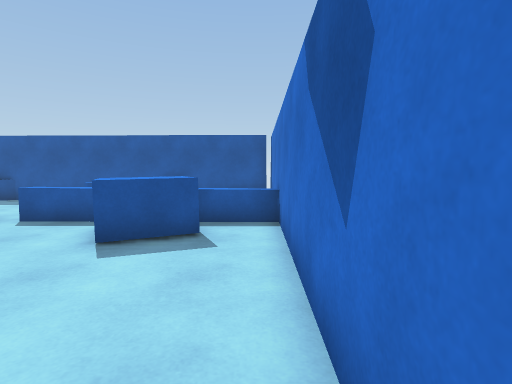
View 1 (above)

13 first-person views from a walk through a scene from a Unity 3-D project. The camera is 1.3 m above the floor, tilts 4° down and sees 80° across. The floor is counted in squares, 1 m on a side. Each view is taken from the middle of a square. On the plan, view 1 faces up. The plan holds only what a view shows up to about 14 squares ahead; the rest is blank. The place goes on beyond the plan. The player character is not drawn. Surface patterns are stand-ins for the level's own textures.

View 2
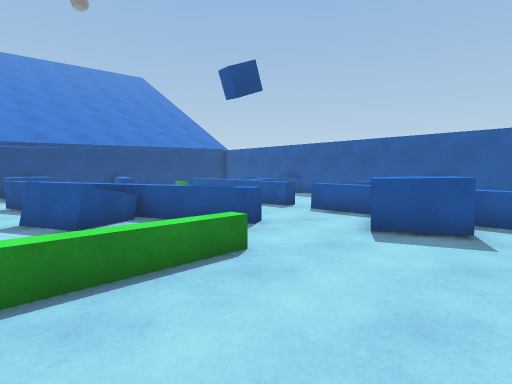

View 3
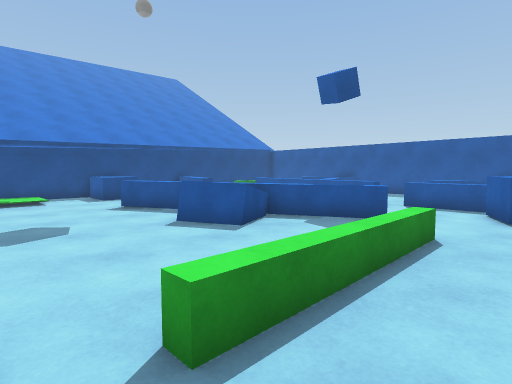

View 4
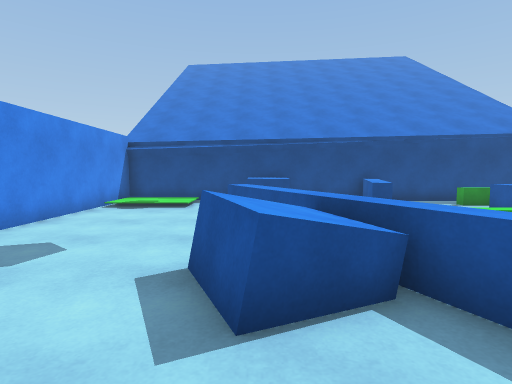

View 5
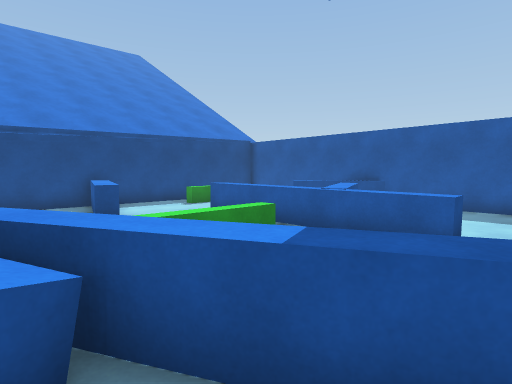

View 6
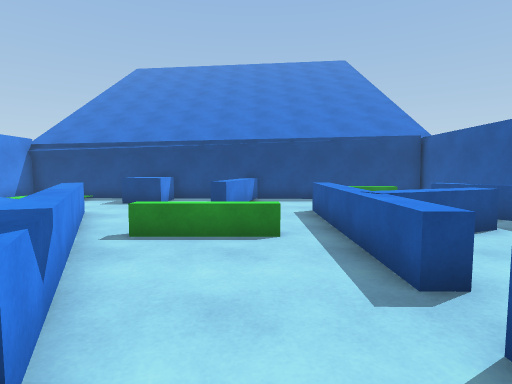

View 7
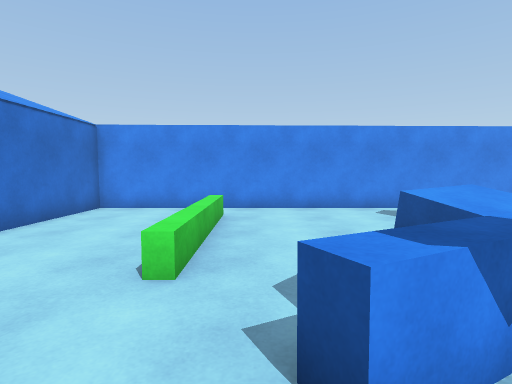

View 8
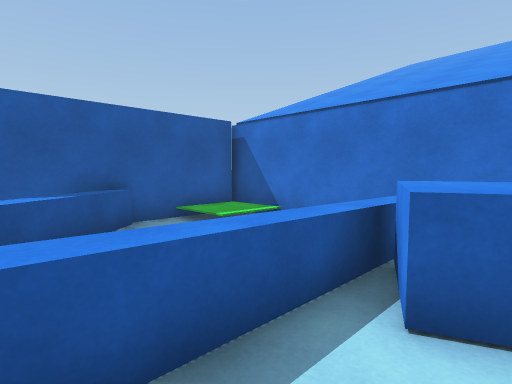

View 9
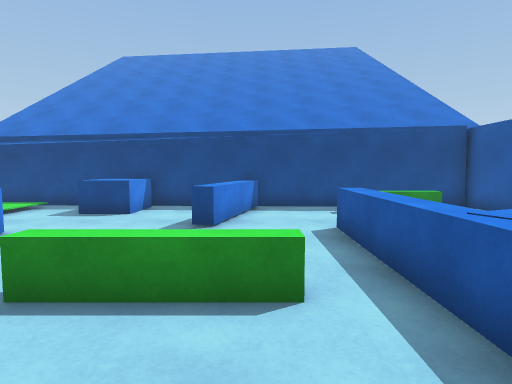

View 10
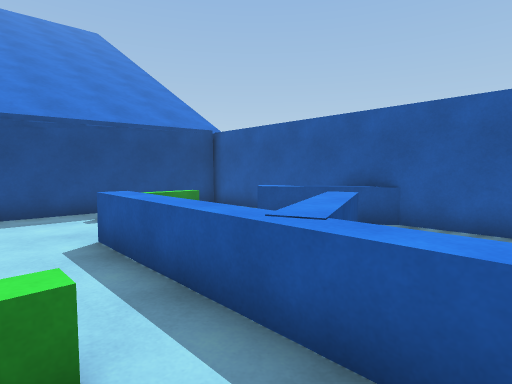

View 11
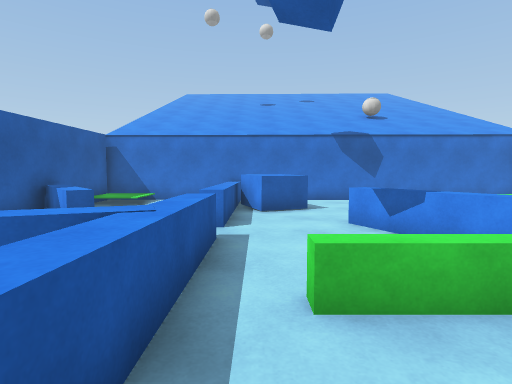

View 12
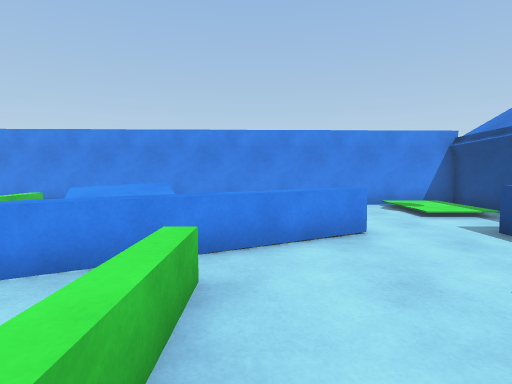

View 13
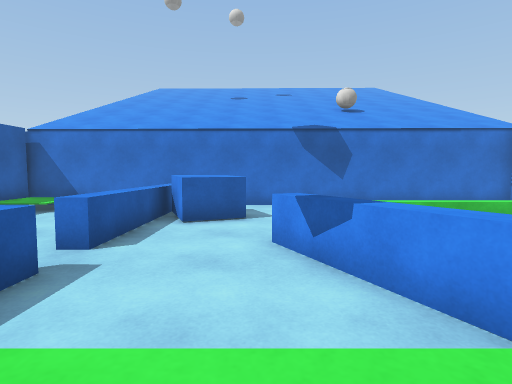

### Floor plan
Key: @ floor where view 1 was taken; # wall or solid block; . main floor; : floor 0.25 m higher than the main floor; / step, stairs or slope; = window, fence, low wall or low ledge; ^ raised ledge; B blue block; O other object.
Columns run from 19 left of view 1 to 1 right of it. Each row starts with its distance up from view 1.
 14  ########## #######
 13  #     ^=  # #=^=  ##
 12  #=  =^=   . =^^ .OO#
 11  #^   = ^=.. ^= ....#
 10  #^     ^^ ......   #
  9  #^..    ^ ....     #
  8  #...^^^^^^^^^^^^^^^#
  7  #..............BB..#
  6  #^......^......BBB.#
  5  #^^^^...^...=..B...#
  4  #.......^..^^=.....#
  3  #........^^^.......#
  2  #BB....^BBB...^....#
  1  #BB..^^^.BBB..^....#
  0 ##....=...B....^...@#
 -1 #..............^....#
 -2 #/::...........^....#
 -3 #/::...........=....#
 -4 #/::................#
 -5 #####################

Positions as (right, up) in squares from view 1, and headings:
1: (0, 0), facing up
2: (0, -1), facing up-left
3: (-2, -4), facing up-left
4: (-5, 1), facing left
5: (-6, 2), facing up-left
6: (-4, 6), facing left
7: (-5, 6), facing down
8: (-6, 6), facing up-right
9: (-7, 6), facing left
10: (-8, 6), facing up-left
11: (-13, 7), facing right
12: (-11, 7), facing down
13: (-11, 5), facing right
